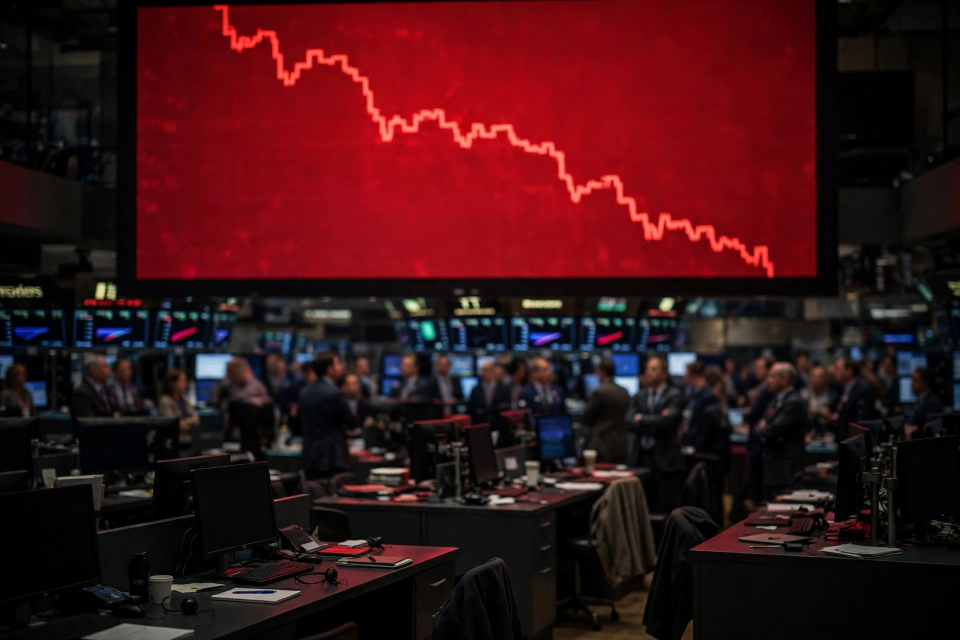
#> input picture assets/photo-grid-markets.webp, 1920 x 1280 px (shown at 1/2 size)
$ python brighten_grid.py
#> lines starting #> are read from the running program, lines starting #| are printed output that depends on the picture
#> in brighten, img is the input picture: PIL image 1920x1280 RGB; mean R, G, B 59.8, 17.8, 21.1
"""Brighten the too-dark grid photographs (v6 blind-test fix).

Build-time tool for THE WORLD HERALD (news-image-20261123 v6). The
blind test of v4 found the ten grid thumbnails thin and dark: the
markets screen (mean luminance 31) and the Cikande fire (35) read as
black strips, the stadium (60) nearly so, and the dusk scenes in
Mexico, Korea and Lahore (87-90) were hard to read at thumbnail size.
The three lead photographs are NOT touched.

Method: a gamma lift (shadows rise more than highlights, so flames and
floodlights do not blow out) plus a small brightness lift, applied with
PIL only. The factors below were set from the measured mean luminance
of each file (see the --check output). The files are rewritten in
place; keep a backup of the originals outside the repo before running.
Measured result (23 Nov 2026): markets 30.7 -> 65.4, Cikande
34.8 -> 76.3, stadium 59.9 -> 87.9, Mexico 87.1 -> 108.6, Korea
89.5 -> 107.8, Lahore 89.7 -> 111.6.

Mercury is deliberately left alone: it is a space photograph, and its
black sky is correct. Its thumbnail was dark because the crop missed
the planet, so v6 fixes it with a new focus point in composer.py
instead of brightening it.

Usage:
    python3 tools/brighten_grid.py --check      # measure only
    python3 tools/brighten_grid.py              # brighten in place
"""

import argparse
import os
import sys

from PIL import Image, ImageEnhance

ROOT = os.path.dirname(os.path.dirname(os.path.abspath(__file__)))
ASSETS = os.path.join(ROOT, "assets")

# art -> (gamma, brightness): darker originals get a stronger lift.
BRIGHTEN = {
    "chart": (0.62, 1.18),    # markets screen, mean L 31
    "factory": (0.62, 1.18),  # Cikande fire at night, mean L 35
    "trophy": (0.75, 1.12),   # stadium at night, mean L 60
    "badge": (0.85, 1.08),    # Mexico at dusk, mean L 87
    "school": (0.85, 1.08),   # Korea exam hall, mean L 90
    "smog": (0.85, 1.08),     # Lahore smog, mean L 90
}

NAMES = {
    "chart": "photo-grid-markets.webp",
    "factory": "photo-grid-cikande.webp",
    "trophy": "photo-grid-stadium.webp",
    "badge": "photo-grid-mexico.webp",
    "school": "photo-grid-korea.webp",
    "smog": "photo-grid-lahore.webp",
}


def mean_luminance(img):
    """Mean grey level of the image, 0..255."""
    grey = img.convert("L")
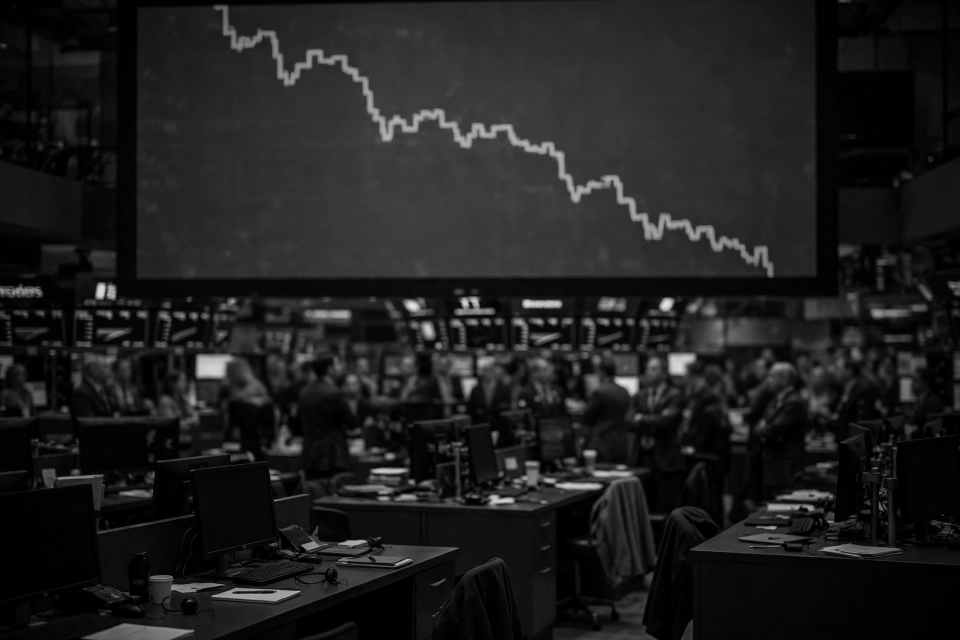
#> grey: PIL image 1920x1280 L (shown at 1/2 size); min 0, max 232, mean 30.7
    hist = grey.histogram()
#> hist = 256 values, max 116133 at index 1, min 0 at index 233, mean 9600
    total = sum(hist)
#> total = 2457600
    return sum(i * c for i, c in enumerate(hist)) / total


def gamma_lut(gamma):
    """Lookup table for the gamma lift: out = 255 * (in/255) ** gamma."""
    return [int(255 * (i / 255) ** gamma + 0.5) for i in range(256)]


def brighten(path, gamma, brightness):
    """Gamma-lift then brighten the file in place; returns (before, after)."""
    img = Image.open(path).convert("RGB")
    before = mean_luminance(img)
#> before = 30.74
    # RGB needs one 256-entry table per channel: repeat the table 3x.
    img = img.point(gamma_lut(gamma) * 3)
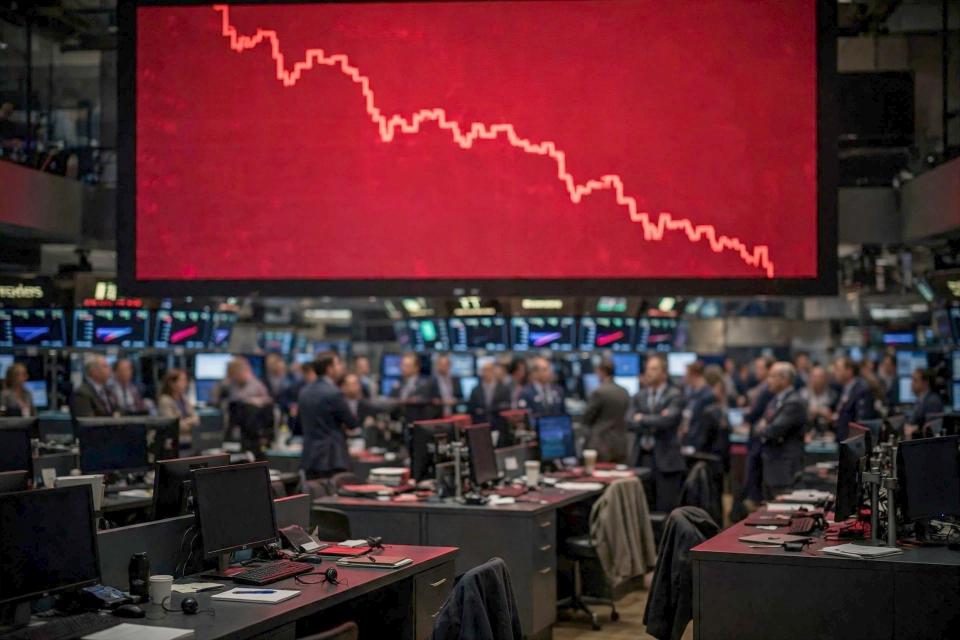
#> img: PIL image 1920x1280 RGB (shown at 1/2 size); mean R, G, B 87.9, 41.3, 47.5
    img = ImageEnhance.Brightness(img).enhance(brightness)
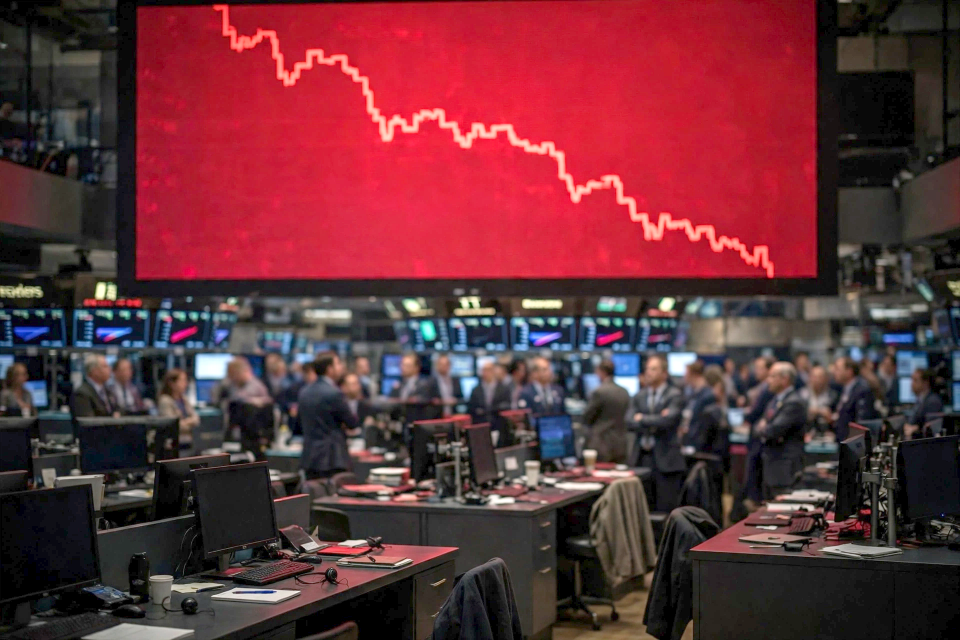
#> img: PIL image 1920x1280 RGB (shown at 1/2 size); mean R, G, B 102.8, 48.2, 55.5
    img.save(path, format="WEBP", quality=90)
    after = mean_luminance(Image.open(path).convert("RGB"))
#> in mean_luminance (call 2), `grey = img.convert("L")`:
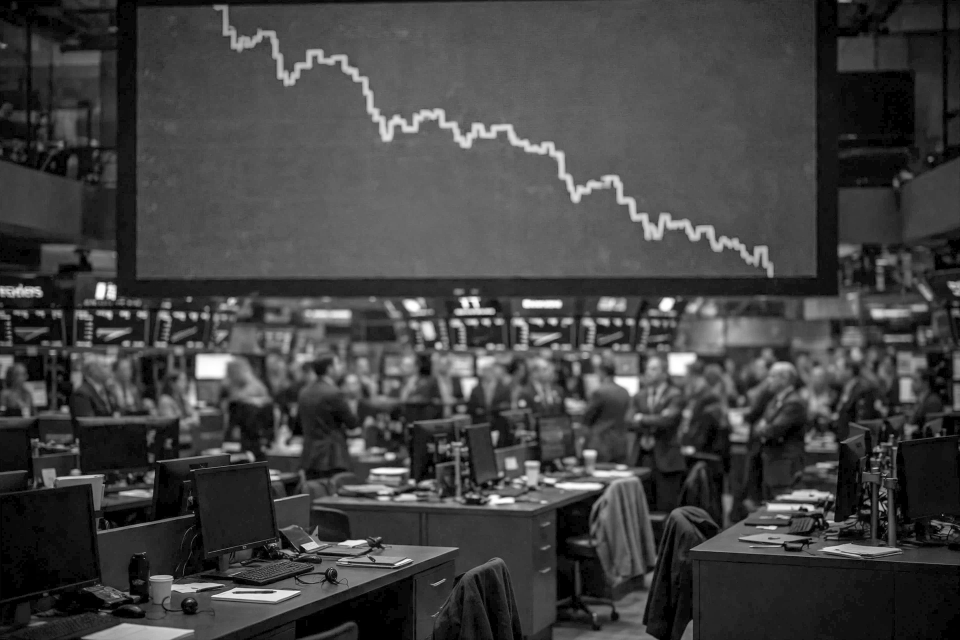
#> grey: PIL image 1920x1280 L (shown at 1/2 size); min 0, max 255, mean 65.4
#> in mean_luminance (call 2), `hist = grey.histogram()`: hist = 256 values, max 67671 at index 9, min 149 at index 239, mean 9600
#> after = 65.38
    return before, after


def main(argv):
    parser = argparse.ArgumentParser()
    parser.add_argument("--check", action="store_true",
                        help="measure only, change nothing")
    args = parser.parse_args(argv)
    for art, (gamma, brightness) in BRIGHTEN.items():
        path = os.path.join(ASSETS, NAMES[art])
        if args.check:
            mean = mean_luminance(Image.open(path).convert("RGB"))
            print("%-8s mean L %.1f (gamma %.2f, brightness %.2f)"
                  % (art, mean, gamma, brightness))
        else:
            before, after = brighten(path, gamma, brightness)
#> before = 30.74; after = 65.38
            print("%-8s mean L %.1f -> %.1f (gamma %.2f, brightness %.2f)"
                  % (art, before, after, gamma, brightness))
#| chart    mean L 30.7 -> 65.4 (gamma 0.62, brightness 1.18)
#> pass 2 of the loop in main, `for art, (gamma, brightness) in BRIGHTEN.items():`:
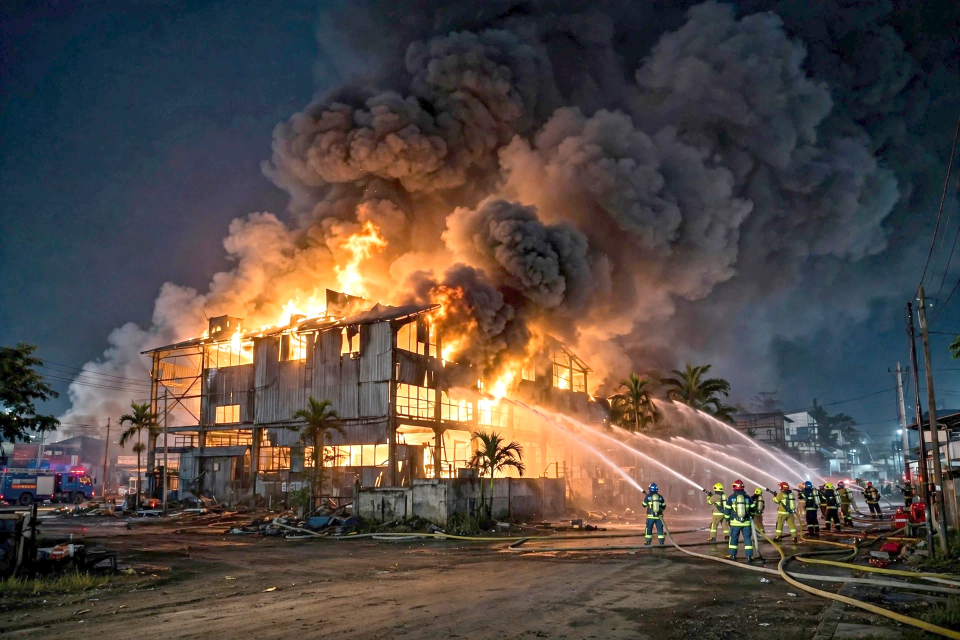
#> input picture assets/photo-grid-cikande.webp, 1920 x 1280 px (shown at 1/2 size)
#> in brighten, img is the input picture: PIL image 1920x1280 RGB; mean R, G, B 84.2, 74, 68
#> in mean_luminance (call 3), `grey = img.convert("L")`:
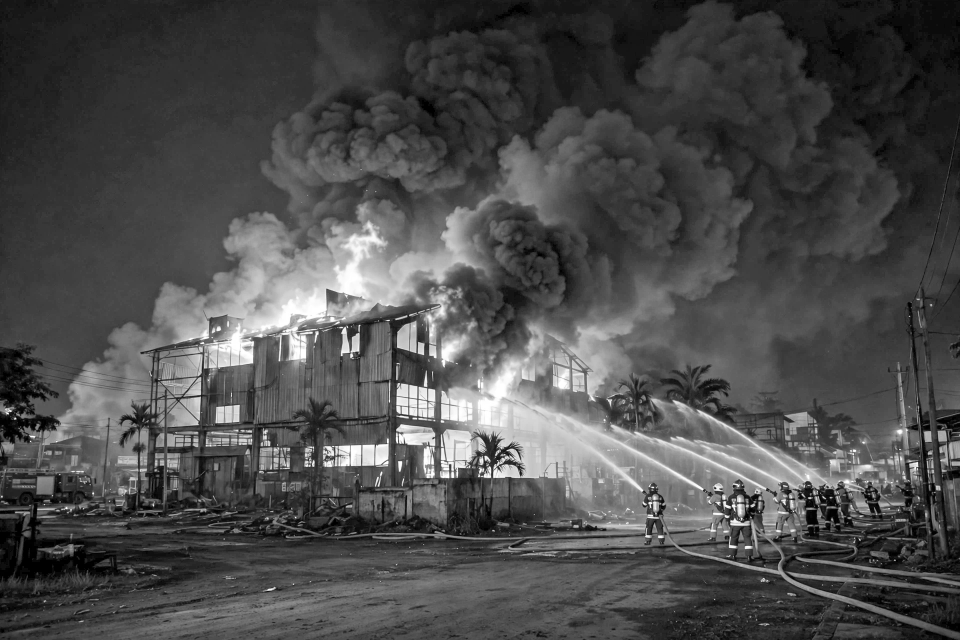
#> grey: PIL image 1920x1280 L (shown at 1/2 size); min 0, max 255, mean 76.3
#> hist = 256 values, max 54810 at index 49, min 984 at index 238, mean 9600
#> in brighten (call 2), `before = mean_luminance(img)`: before = 76.34
#> in mean_luminance (call 4), `grey = img.convert("L")`:
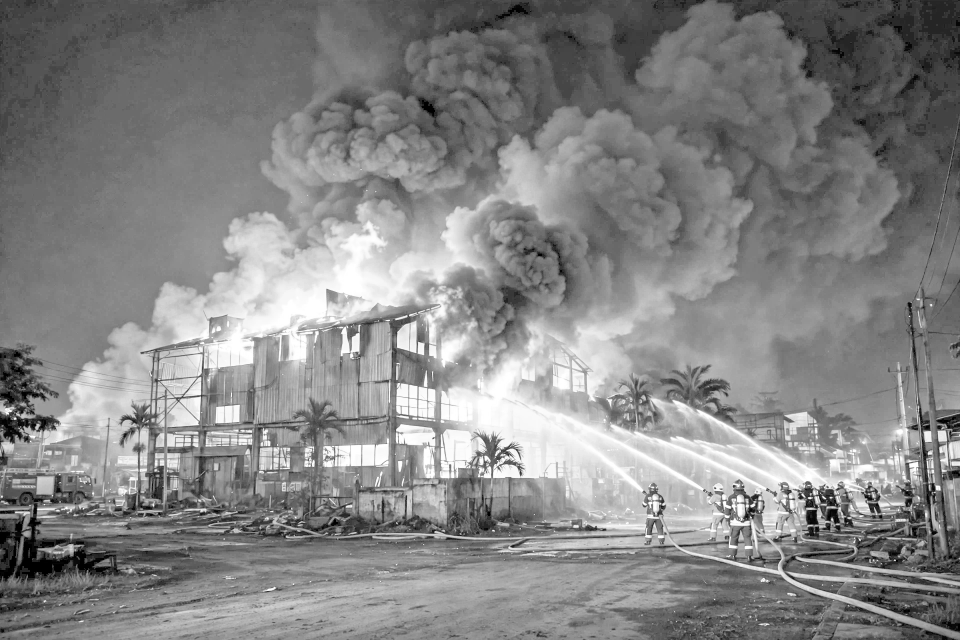
#> grey: PIL image 1920x1280 L (shown at 1/2 size); min 0, max 255, mean 133.6
#> hist = 256 values, max 47575 at index 107, min 311 at index 18, mean 9600
#> in brighten (call 2), `after = mean_luminance(Image.open(path).convert("RGB"))`: after = 133.6
#> in main, `before, after = brighten(path, gamma, brightness)`: before = 76.34; after = 133.6
#| factory  mean L 76.3 -> 133.6 (gamma 0.62, brightness 1.18)
#> pass 3 of the loop in main, `for art, (gamma, brightness) in BRIGHTEN.items():`:
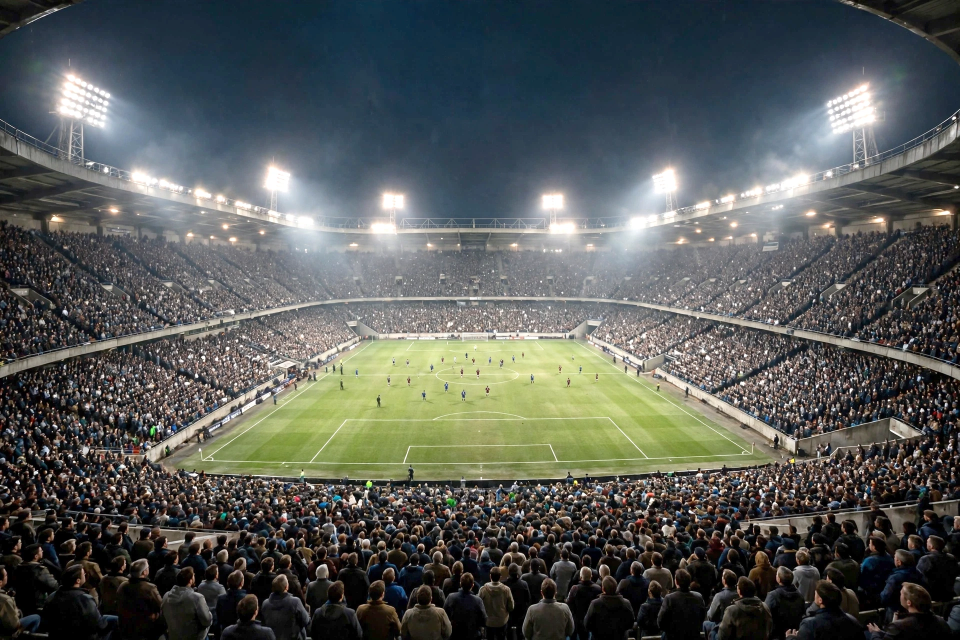
#> input picture assets/photo-grid-stadium.webp, 1920 x 1280 px (shown at 1/2 size)
#> in brighten, img is the input picture: PIL image 1920x1280 RGB; mean R, G, B 85.6, 89.3, 86.2
#> in mean_luminance (call 5), `grey = img.convert("L")`:
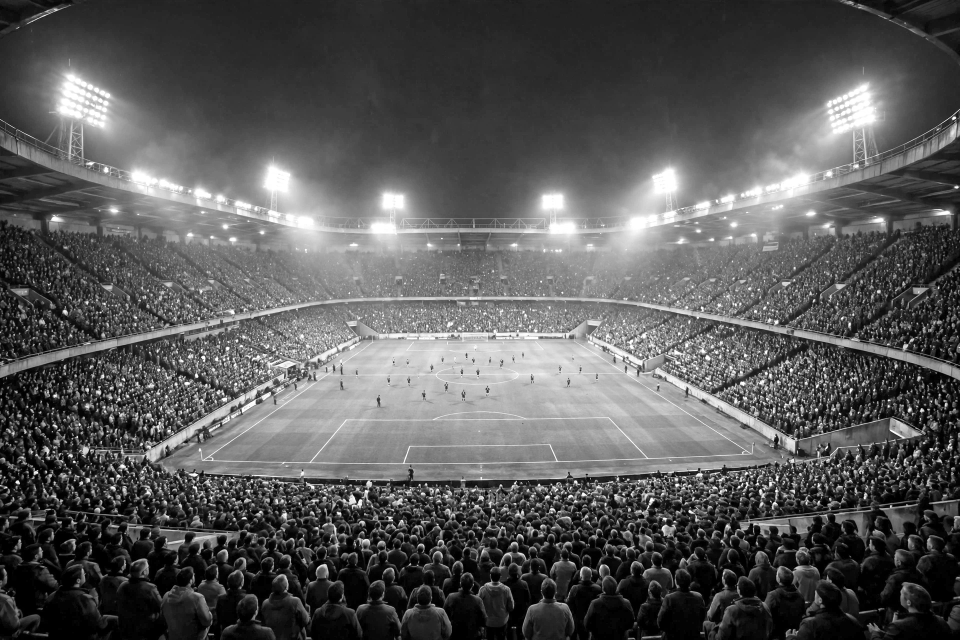
#> grey: PIL image 1920x1280 L (shown at 1/2 size); min 0, max 255, mean 87.9
#> hist = 256 values, max 51186 at index 0, min 824 at index 244, mean 9600
#> in brighten (call 3), `before = mean_luminance(img)`: before = 87.85
#> in mean_luminance (call 6), `grey = img.convert("L")`:
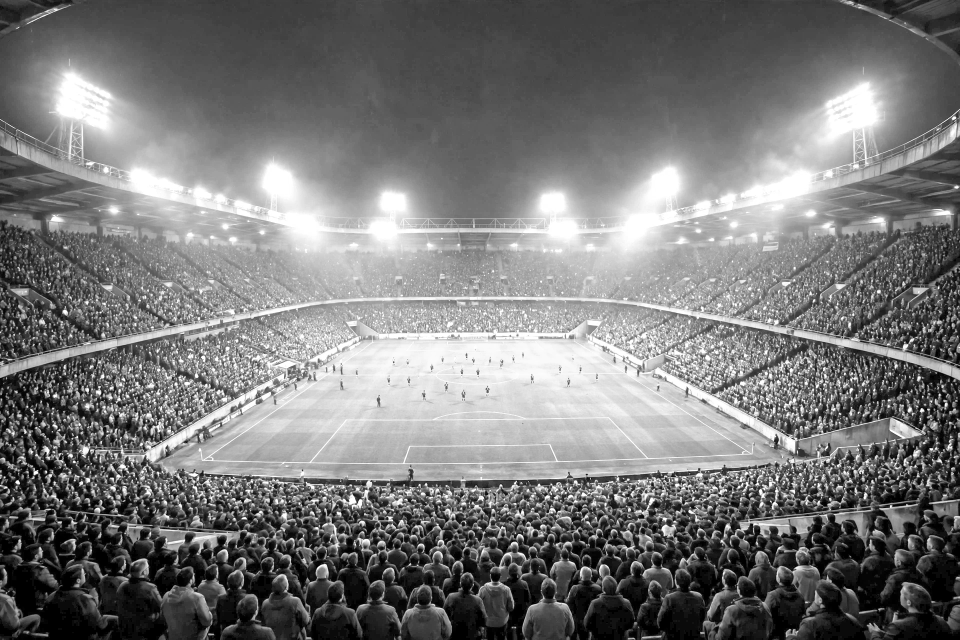
#> grey: PIL image 1920x1280 L (shown at 1/2 size); min 0, max 255, mean 120
#> hist = 256 values, max 36940 at index 255, min 4291 at index 244, mean 9600
#> in brighten (call 3), `after = mean_luminance(Image.open(path).convert("RGB"))`: after = 120
#> in main, `before, after = brighten(path, gamma, brightness)`: before = 87.85; after = 120
#| trophy   mean L 87.9 -> 120.0 (gamma 0.75, brightness 1.12)
#> the loop made 6 passes; the first 3 are shown
    return 0


if __name__ == "__main__":
    sys.exit(main(sys.argv[1:]))
#> (the program exits here)
